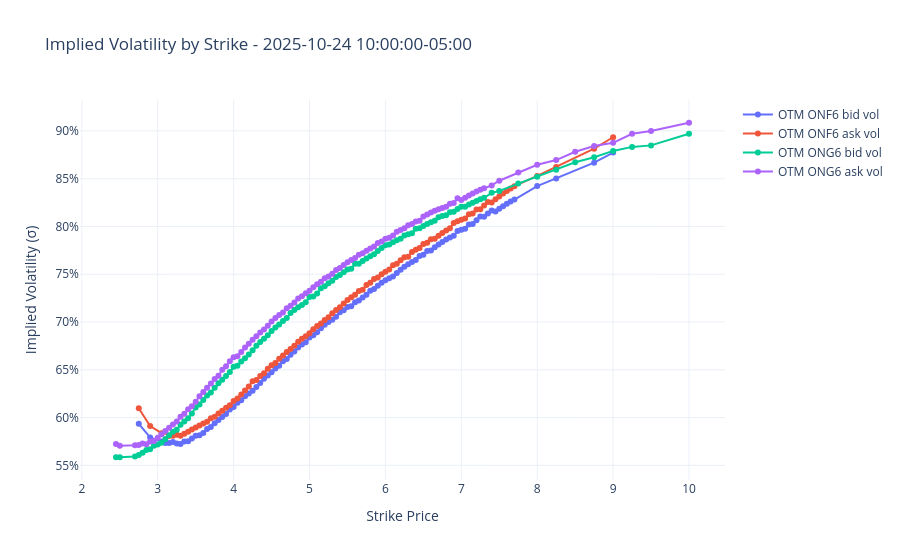

The code cell stored with this chart in its notebook:
### Code cell
fig = go.Figure()
for underlying_symbol in underlying_symbols:
    add_vol_plot(
        fig=fig,
        vol_df=otm_options[underlying_symbol],
        name=f"OTM {option_expirations[underlying_symbol]} bid vol",
        y_col="iv_bid",
    )
    add_vol_plot(
        fig=fig,
        vol_df=otm_options[underlying_symbol],
        name=f"OTM {option_expirations[underlying_symbol]} ask vol",
        y_col="iv_ask",
    )
fig.update_layout(
    title=f"Implied Volatility by Strike - {end}",
    xaxis_title="Strike Price",
    yaxis_title="Implied Volatility (σ)",
    template="plotly_white",
)
fig.update_yaxes(tickformat=".0%")
fig.show()
